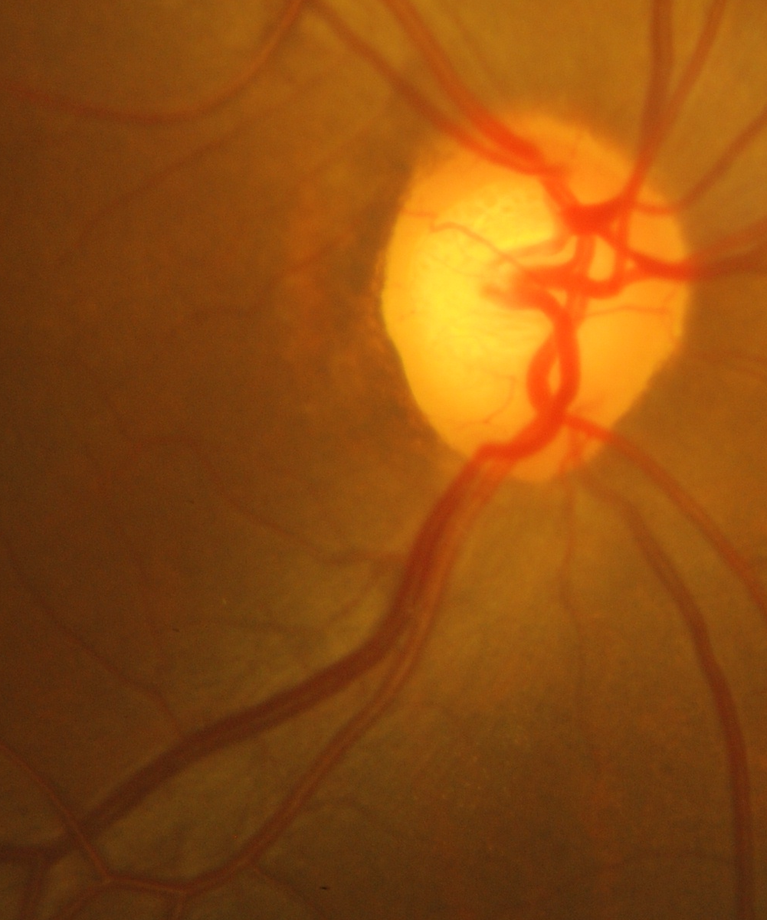
%> input picture A/Testing/drishtiGS_033_A.png, 767 x 920 px, shrunk from 1001 x 1201 before the run
$ octave --eval "result = circlefit(rgb2gray(imread('../A/Testing/drishtiGS_033_A.png')));"   (GNU Octave 9; MATLAB toolbox functions it lacks are replaced by stand-ins)
%> lines starting %> are read from the running program, lines starting %| are printed output that depends on the picture; in (x1, y1, x2, y2) boxes, pixels count from 0 and x2, y2 are one past the last pixel; in counts of white or black regions, pixels touching at a corner belong together; the program's own positions count from 1
% fungsi untuk membuat lingkaran berdasarkan input binary image hasil Segmentasi
% input: binary image hasil Segmentasi
% output: image hasil circlefit

function binaryIm = circlefit(I)

    labeledImage = bwlabel(I);
%> labeledImage: size 920x767 double; every value is 1
    s = regionprops(labeledImage, 'Centroid', 'PixelIdxList');
%> s = 1 region; Centroid: [384 460.5]

    [rows, cols] = size(I);
%> rows = 920; cols = 767
    binaryIm = false(rows, cols);

    for k = 1:length(s)
        % mencari titik tengah
        centroid = s(k).Centroid;

        % mengambil pixel titik tepi
        pixelIdxList = s(k).PixelIdxList;
        [y, x] = ind2sub([rows, cols], pixelIdxList);
        distances = sqrt((x - centroid(1)).^2 + (y - centroid(2)).^2);

        % radius = rata-rata jarak
        radius = mean(distances);

        % membuat mask
        [x_grid, y_grid] = meshgrid(1:cols, 1:rows);
        mask = sqrt((x_grid - centroid(1)).^2 + (y_grid - centroid(2)).^2) <= radius;
        binaryIm = binaryIm | mask;
    end
%> this loop made 1 pass
%> (centroid, radius) on pass 1: ([384 460.5], 323.5)
%> pass 1, in circlefit, `mask = sqrt((x_grid - centroid(1)).^2 + (y_grid - centroid(2)).^2) <= ..`:
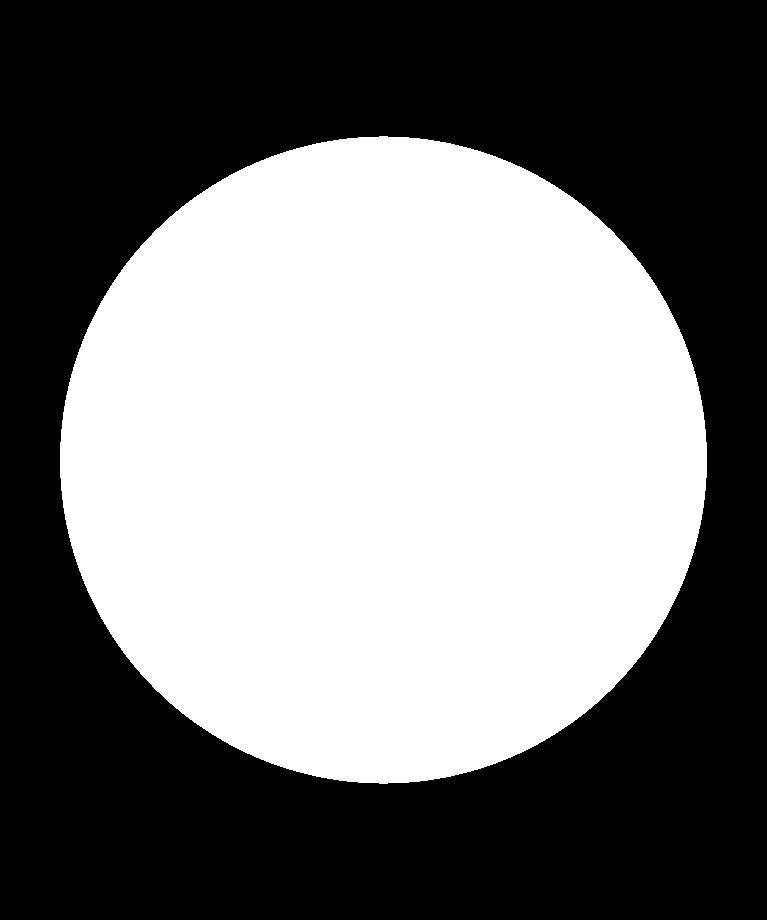
%> mask: size 920x767 logical; 46.6% white; 1 white region, box (x1, y1, x2, y2) and area: (60, 136, 707, 784) 328820
end
